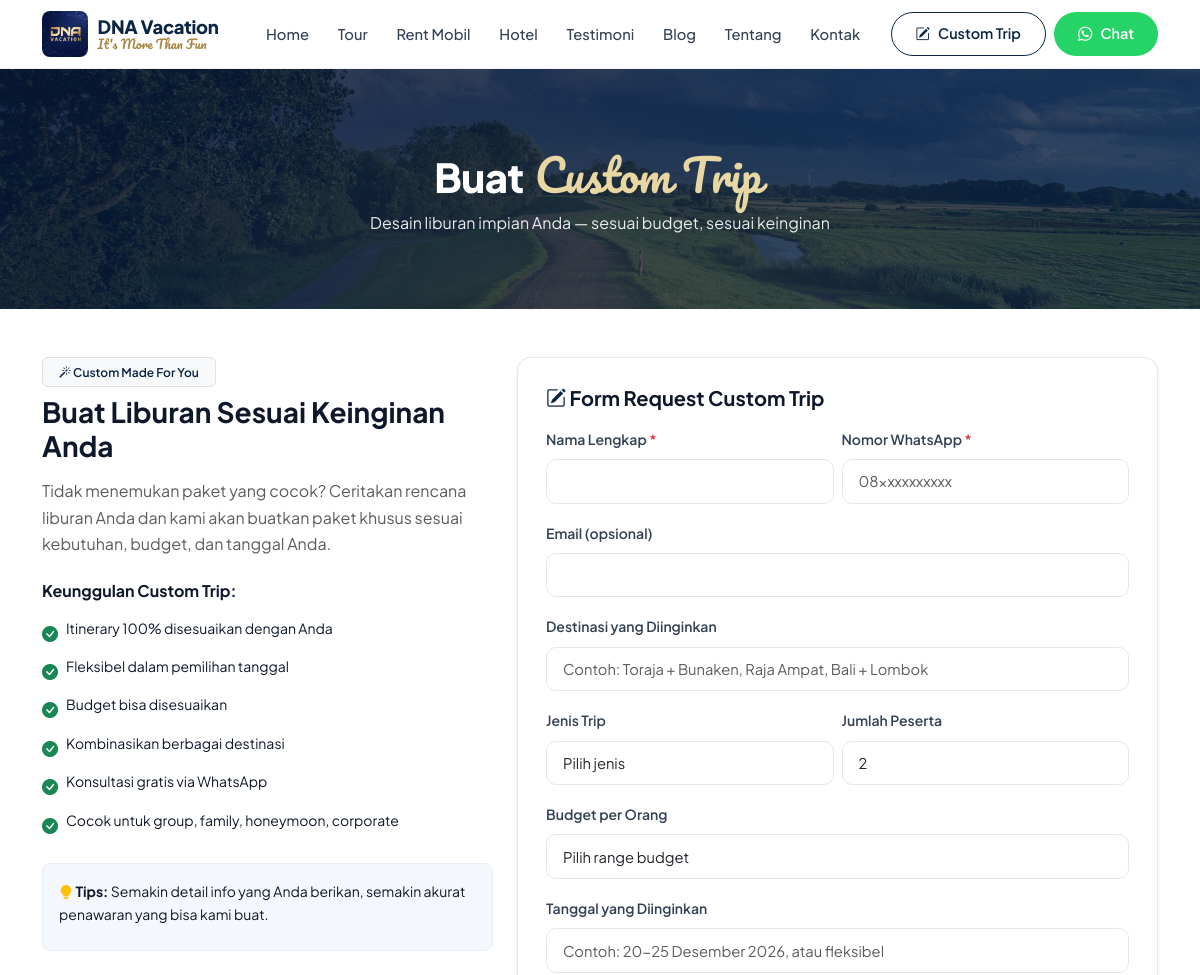
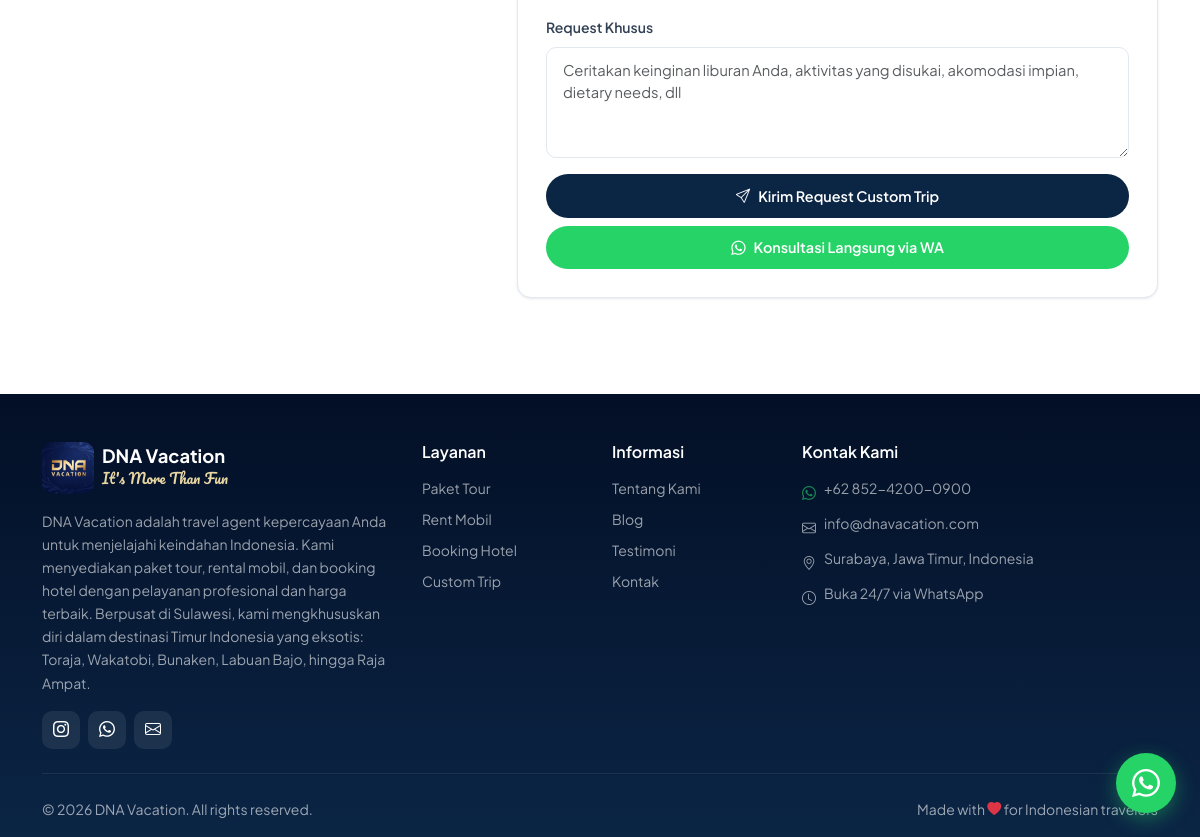
/custom-trip.php, run on the app's committed database (2 pictures, top to bottom).
### tables this page shows
CREATE TABLE site_settings (
  id INT AUTO_INCREMENT PRIMARY KEY,
  setting_key VARCHAR(100) NOT NULL UNIQUE,
  setting_value TEXT,
  updated_at TIMESTAMP DEFAULT CURRENT_TIMESTAMP ON UPDATE CURRENT_TIMESTAMP
);

### includes/config.php (called while the page is built, shortened)
<?php
try {
    $pdo = new PDO(
        "mysql:host=" . DB_HOST . ";dbname=" . DB_NAME . ";charset=utf8mb4",
        DB_USER,
        DB_PASS,
        [
            PDO::ATTR_ERRMODE => PDO::ERRMODE_EXCEPTION,
            PDO::ATTR_DEFAULT_FETCH_MODE => PDO::FETCH_ASSOC,
            PDO::ATTR_EMULATE_PREPARES => false,
        ]
    );
} catch (PDOException $e) {
    die("Koneksi database gagal. Pastikan database sudah dibuat dan konfigurasi sudah benar.");
}
function getSetting($key) {
    global $pdo;
    $stmt = $pdo->prepare("SELECT setting_value FROM site_settings WHERE setting_key = ?");
    $stmt->execute([$key]);
    $row = $stmt->fetch();
    return $row ? $row['setting_value'] : '';
}
function getWhatsAppNumber() {
    $wa = getSetting('whatsapp_number');
    return $wa ?: DEFAULT_WA;
}
function waLink($message = '') {
    $wa = getWhatsAppNumber();
    $url = "https://wa.me/{$wa}";
    if ($message) {
        $url .= "?text=" . urlencode($message);
    }
    return $url;
}
function asset($path) {
    $url = BASE_URL . '/assets/' . $path;
    $file = __DIR__ . '/../assets/' . $path;
    if (is_file($file)) {
        $url .= '?v=' . filemtime($file);
    }
    return $url;
}
function logoUrl() {
    $custom = getSetting('custom_logo');
    return asset('img/logo-dna.jpg');
}
function e($str) {
    return htmlspecialchars($str, ENT_QUOTES, 'UTF-8');
}

### custom-trip.php (the view, shortened to what this page needs)
<?php
require_once 'includes/header.php';
?>
<div class="page-header">
    <div class="container">
        <h1>Buat <span class="script">Custom Trip</span></h1>
        <p>Desain liburan impian Anda — sesuai budget, sesuai keinginan</p>
    </div>
</div>
<section class="py-5">
    <div class="container">
        <div class="row g-4">
            <div class="col-lg-5">
                <span class="badge bg-light text-primary-custom border mb-2" style="padding:.5rem 1rem;font-weight:600"><i class="bi bi-magic"></i> Custom Made For You</span>
                <h3 class="fw-bold mb-3">Buat Liburan Sesuai Keinginan Anda</h3>
                <p class="text-muted">Tidak menemukan paket yang cocok? Ceritakan rencana liburan Anda dan kami akan buatkan paket khusus sesuai kebutuhan, budget, dan tanggal Anda.</p>
                <h6 class="fw-bold mt-4 mb-3">Keunggulan Custom Trip:</h6>
                <div class="d-flex gap-2 mb-2"><i class="bi bi-check-circle-fill text-success mt-1"></i><span class="small">Itinerary 100% disesuaikan dengan Anda</span></div>
                <div class="d-flex gap-2 mb-2"><i class="bi bi-check-circle-fill text-success mt-1"></i><span class="small">Fleksibel dalam pemilihan tanggal</span></div>
                <div class="d-flex gap-2 mb-2"><i class="bi bi-check-circle-fill text-success mt-1"></i><span class="small">Budget bisa disesuaikan</span></div>
                <div class="d-flex gap-2 mb-2"><i class="bi bi-check-circle-fill text-success mt-1"></i><span class="small">Kombinasikan berbagai destinasi</span></div>
                <div class="d-flex gap-2 mb-2"><i class="bi bi-check-circle-fill text-success mt-1"></i><span class="small">Konsultasi gratis via WhatsApp</span></div>
                <div class="d-flex gap-2 mb-4"><i class="bi bi-check-circle-fill text-success mt-1"></i><span class="small">Cocok untuk group, family, honeymoon, corporate</span></div>
                <div class="p-3 rounded-3" style="background:var(--primary-lighter);border:1px solid var(--primary-light)">
                    <p class="mb-2 small"><i class="bi bi-lightbulb-fill text-warning"></i> <strong>Tips:</strong> Semakin detail info yang Anda berikan, semakin akurat penawaran yang bisa kami buat.</p>
                </div>
            </div>
            <div class="col-lg-7">
                <div class="booking-sidebar" style="position:static">
                    <h5 class="fw-bold mb-3"><i class="bi bi-pencil-square text-primary-custom"></i> Form Request Custom Trip</h5>
                    <form method="POST">
                        <div class="row g-2">
                            <div class="col-md-6 mb-3"><label class="form-label small fw-semibold">Nama Lengkap <span class="text-danger">*</span></label><input type="text" name="customer_name" class="form-control" required></div>
                            <div class="col-md-6 mb-3"><label class="form-label small fw-semibold">Nomor WhatsApp <span class="text-danger">*</span></label><input type="tel" name="customer_whatsapp" class="form-control" placeholder="08xxxxxxxxxx" required></div>
                        </div>
                        <div class="mb-3"><label class="form-label small fw-semibold">Email (opsional)</label><input type="email" name="customer_email" class="form-control"></div>
                        <div class="mb-3"><label class="form-label small fw-semibold">Destinasi yang Diinginkan</label><input type="text" name="destination" class="form-control" placeholder="Contoh: Toraja + Bunaken, Raja Ampat, Bali + Lombok"></div>
                        <div class="row g-2">
                            <div class="col-md-6 mb-3">
                                <label class="form-label small fw-semibold">Jenis Trip</label>
                                <select name="trip_type" class="form-select">
                                    <option value="">Pilih jenis</option>
                                </select>
                            </div>
                            <div class="col-md-6 mb-3"><label class="form-label small fw-semibold">Jumlah Peserta</label><input type="number" name="num_persons" class="form-control" value="2" min="1"></div>
                        </div>
                        <div class="mb-3">
                            <label class="form-label small fw-semibold">Budget per Orang</label>
                            <select name="budget_range" class="form-select">
                                <option value="">Pilih range budget</option>
                            </select>
                        </div>
                        <div class="mb-3"><label class="form-label small fw-semibold">Tanggal yang Diinginkan</label><input type="text" name="preferred_dates" class="form-control" placeholder="Contoh: 20-25 Desember 2026, atau fleksibel"></div>
                        <div class="mb-3"><label class="form-label small fw-semibold">Request Khusus</label><textarea name="special_requests" class="form-control" rows="4" placeholder="Ceritakan keinginan liburan Anda, aktivitas yang disukai, akomodasi impian, dietary needs, dll"></textarea></div>
                        <button type="submit" class="btn btn-primary-custom w-100 mb-2"><i class="bi bi-send"></i> Kirim Request Custom Trip</button>
                        <a href="<?= waLink('Halo DNA Vacation, saya ingin membuat custom trip.') ?>" target="_blank" class="btn btn-wa w-100"><i class="bi bi-whatsapp"></i> Konsultasi Langsung via WA</a>
                    </form>
                </div>
            </div>
        </div>
    </div>
</section>
<?php require_once 'includes/footer.php'; ?>

### includes/header.php (shortened to what this page needs)
<?php require_once __DIR__ . '/config.php'; ?>
<!DOCTYPE html>
<html lang="id">
<head>
    <link href="https://cdn.jsdelivr.net/npm/bootstrap@5.3.3/dist/css/bootstrap.min.css" rel="stylesheet">
    <link href="https://cdn.jsdelivr.net/npm/bootstrap-icons@1.11.3/font/bootstrap-icons.min.css" rel="stylesheet">
    <link href="<?= asset('css/style.css') ?>" rel="stylesheet">
</head>
<body>
    <nav class="navbar navbar-expand-lg sticky-top">
        <div class="container">
            <a class="navbar-brand" href="<?= BASE_URL ?>/">
                <img src="<?= e(logoUrl()) ?>" alt="<?= e(getSetting('site_name') ?: 'DNA Vacation') ?>">
                <div class="brand-text d-none d-sm-flex">
                    <span class="brand-name"><?= e(getSetting('site_name') ?: 'DNA Vacation') ?></span>
                    <span class="brand-tag"><?= e(getSetting('brand_tagline') ?: "It's More Than Fun") ?></span>
                </div>
            </a>
            <div class="collapse navbar-collapse" id="navbarMain">
                <ul class="navbar-nav ms-auto me-3 align-items-lg-center">
                    <li class="nav-item"><a class="nav-link" href="<?= BASE_URL ?>/">Home</a></li>
                    <li class="nav-item"><a class="nav-link" href="<?= BASE_URL ?>/tours.php">Tour</a></li>
                    <li class="nav-item"><a class="nav-link" href="<?= BASE_URL ?>/cars.php">Rent Mobil</a></li>
                    <li class="nav-item"><a class="nav-link" href="<?= BASE_URL ?>/hotel.php">Hotel</a></li>
                    <li class="nav-item"><a class="nav-link" href="<?= BASE_URL ?>/testimonials.php">Testimoni</a></li>
                    <li class="nav-item"><a class="nav-link" href="<?= BASE_URL ?>/blog.php">Blog</a></li>
                    <li class="nav-item"><a class="nav-link" href="<?= BASE_URL ?>/about.php">Tentang</a></li>
                    <li class="nav-item"><a class="nav-link" href="<?= BASE_URL ?>/contact.php">Kontak</a></li>
                </ul>
                <div class="d-flex gap-2">
                    <a href="<?= BASE_URL ?>/custom-trip.php" class="btn btn-outline-primary-custom btn-sm">
                        <i class="bi bi-pencil-square"></i> Custom Trip
                    </a>
                    <a href="<?= waLink('Halo DNA Vacation, saya ingin konsultasi liburan.') ?>" target="_blank" class="btn btn-wa btn-sm">
                        <i class="bi bi-whatsapp"></i> Chat
                    </a>
                </div>
            </div>
        </div>
    </nav>

### includes/footer.php (shortened to what this page needs)
<footer class="pt-5 pb-3 mt-5">
    <div class="container">
        <div class="row g-4">
            <div class="col-lg-4">
                <div class="d-flex align-items-center gap-2 mb-2">
                    <img src="<?= e(logoUrl()) ?>" alt="<?= e(getSetting('site_name') ?: 'DNA Vacation') ?>" style="width:52px;height:52px;border-radius:10px;object-fit:cover">
                    <div>
                        <h5 class="fw-bold mb-0" style="font-size:1.15rem"><?= e(getSetting('site_name') ?: 'DNA Vacation') ?></h5>
                        <div class="footer-brand-tag"><?= e(getSetting('footer_tagline') ?: "It's More Than Fun") ?></div>
                    </div>
                </div>
                <p class="text-white-50 small mb-3 mt-3"><?= e(getSetting('about_text') ?: 'Travel agent terpercaya untuk liburan impian Anda.') ?></p>
                <div class="d-flex gap-2 mt-3">
                    <?php if (getSetting('instagram_url')): ?>
                    <a href="<?= e(getSetting('instagram_url')) ?>" target="_blank" class="d-inline-flex align-items-center justify-content-center text-white" style="width:38px;height:38px;background:rgba(255,255,255,.08);border-radius:10px" title="Instagram">
                        <i class="bi bi-instagram"></i>
                    </a>
                    <?php endif; ?>
                    <a href="<?= waLink() ?>" target="_blank" class="d-inline-flex align-items-center justify-content-center text-white" style="width:38px;height:38px;background:rgba(255,255,255,.08);border-radius:10px" title="WhatsApp">
                        <i class="bi bi-whatsapp"></i>
                    </a>
                    <?php if (getSetting('email')): ?>
                        <a href="mailto:<?= e(getSetting('email')) ?>" class="d-inline-flex align-items-center justify-content-center text-white" style="width:38px;height:38px;background:rgba(255,255,255,.08);border-radius:10px" title="Email">
                            <i class="bi bi-envelope"></i>
                        </a>
                    <?php endif; ?>
                </div>
            </div>
            <div class="col-lg-2 col-6">
                <h6 class="fw-semibold mb-3">Layanan</h6>
                <ul class="list-unstyled small">
                    <li class="mb-2"><a href="<?= BASE_URL ?>/tours.php" class="text-white-50 text-decoration-none">Paket Tour</a></li>
                    <li class="mb-2"><a href="<?= BASE_URL ?>/cars.php" class="text-white-50 text-decoration-none">Rent Mobil</a></li>
                    <li class="mb-2"><a href="<?= BASE_URL ?>/hotel.php" class="text-white-50 text-decoration-none">Booking Hotel</a></li>
                    <li class="mb-2"><a href="<?= BASE_URL ?>/custom-trip.php" class="text-white-50 text-decoration-none">Custom Trip</a></li>
                </ul>
            </div>
            <div class="col-lg-2 col-6">
                <h6 class="fw-semibold mb-3">Informasi</h6>
                <ul class="list-unstyled small">
                    <li class="mb-2"><a href="<?= BASE_URL ?>/about.php" class="text-white-50 text-decoration-none">Tentang Kami</a></li>
                    <li class="mb-2"><a href="<?= BASE_URL ?>/blog.php" class="text-white-50 text-decoration-none">Blog</a></li>
                    <li class="mb-2"><a href="<?= BASE_URL ?>/testimonials.php" class="text-white-50 text-decoration-none">Testimoni</a></li>
                    <li class="mb-2"><a href="<?= BASE_URL ?>/contact.php" class="text-white-50 text-decoration-none">Kontak</a></li>
                </ul>
            </div>
            <div class="col-lg-4">
                <h6 class="fw-semibold mb-3">Kontak Kami</h6>
                <ul class="list-unstyled small text-white-50">
                    <li class="mb-2 d-flex gap-2"><i class="bi bi-whatsapp text-success mt-1"></i><span><?= e(getSetting('phone') ?: '+62 812-3456-7890') ?></span></li>
                    <?php if (getSetting('email')): ?>
                    <li class="mb-2 d-flex gap-2"><i class="bi bi-envelope mt-1"></i><span><?= e(getSetting('email')) ?></span></li>
                    <?php endif; ?>
                    <?php if (getSetting('address')): ?>
                        <li class="mb-2 d-flex gap-2"><i class="bi bi-geo-alt mt-1"></i><span><?= e(getSetting('address')) ?></span></li>
                    <?php endif; ?>
                    <li class="mb-2 d-flex gap-2"><i class="bi bi-clock mt-1"></i><span><?= e(getSetting('operational_hours') ?: 'Buka 24/7 via WhatsApp') ?></span></li>
                </ul>
            </div>
        </div>
        <hr class="border-secondary my-4" style="opacity:.2">
        <div class="d-flex justify-content-between align-items-center flex-wrap gap-2">
            <div class="text-white-50 small">
                &copy; <?= date('Y') ?> <?= e(getSetting('site_name') ?: SITE_NAME) ?>. All rights reserved.
            </div>
            <div class="text-white-50 small">
                <?php
                $copy = getSetting('copyright_text') ?: 'Made with ♥ for Indonesian travelers';
                $copy = str_replace(['♥', '❤'], '<i class="bi bi-heart-fill text-danger"></i>', e($copy));
                echo $copy;
                ?>
            </div>
        </div>
    </div>
</footer>
<a href="<?= waLink('Halo DNA Vacation, saya ingin bertanya tentang layanan Anda.') ?>"
    target="_blank"
    class="wa-float"
    title="Chat via WhatsApp">
    <i class="bi bi-whatsapp"></i>
</a>
</body>
</html>

### data on the page
site_settings: setting_value "DNA Vacation"
site_settings: setting_value "DNA Vacation adalah travel agent kepercayaan Anda untuk menjelajahi keindahan Indonesia. Kami menyediakan paket tour, rental mobil, dan booking hotel dengan pelayanan profesional dan harga terbaik. Berpusat di Sulawesi, kami mengkhususkan diri dalam destinasi Timur Indonesia yang eksotis: Toraja, Wakatobi, Bunaken, Labuan Bajo, hingga Raja Ampat."
site_settings: setting_value "+62 852-4200-0900"
site_settings: setting_value "info@dnavacation.com"
site_settings: setting_value "Surabaya, Jawa Timur, Indonesia"

### other printed values
getSetting('brand_tagline') ?: "It's More Than Fun" "It's More Than Fun"
getSetting('footer_tagline') ?: "It's More Than Fun" "It's More Than Fun"
getSetting('operational_hours') ?: 'Buka 24/7 via WhatsApp' "Buka 24/7 via WhatsApp"
